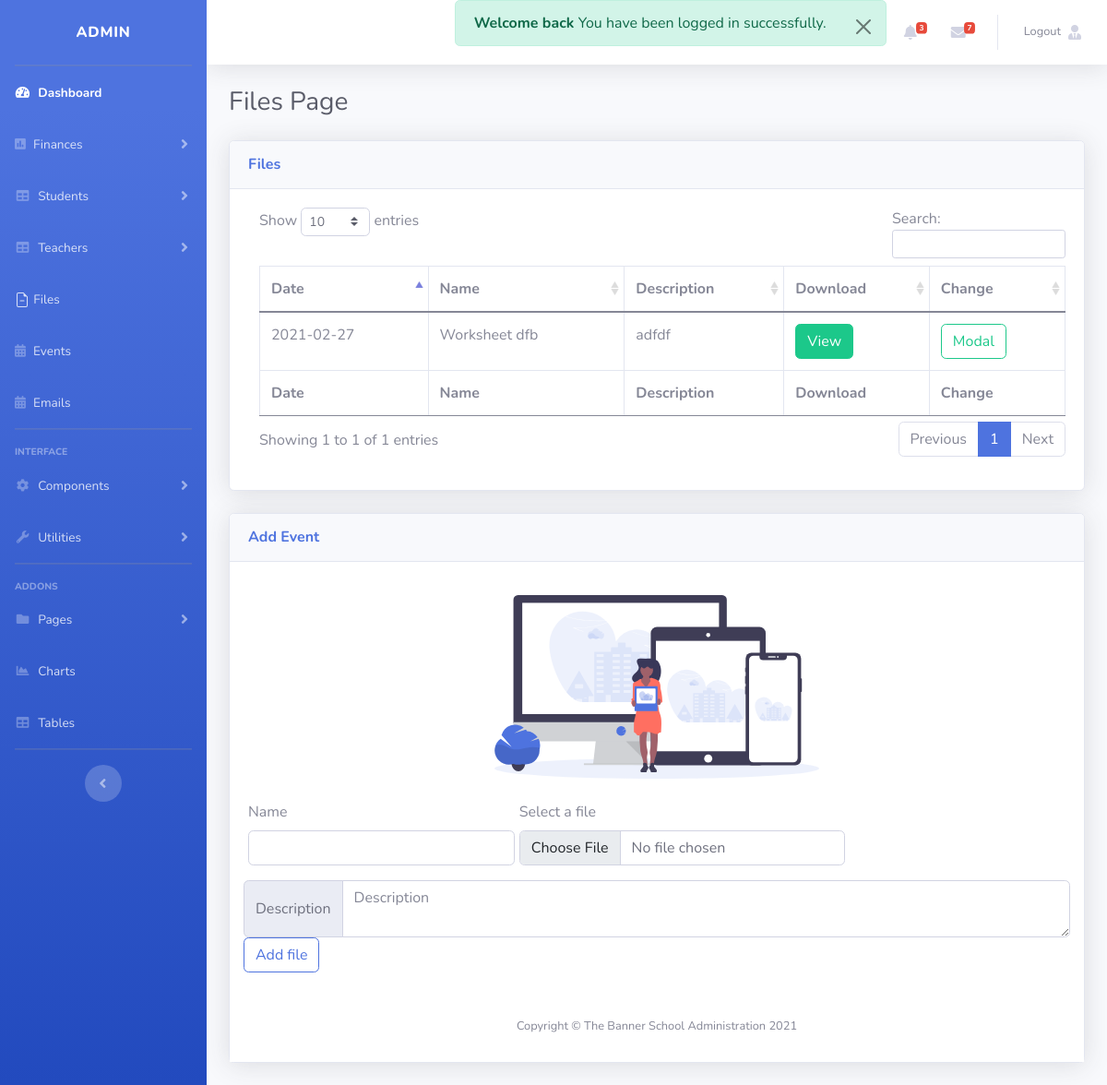
/home/files.php (signed in), run on the app's committed database.
### tables this page shows
CREATE TABLE IF NOT EXISTS `files` (
  `file_id` int(11) NOT NULL AUTO_INCREMENT,
  `floc` varchar(500) NOT NULL,
  `fdatein` date NOT NULL,
  `fdesc` varchar(100) NOT NULL,
  `teacher_id` int(11) NOT NULL,
  `class_id` int(11) NOT NULL,
  `fname` varchar(100) NOT NULL,
  `uploaded_by` varchar(100) NOT NULL,
  `admin_id` int(11) NOT NULL,
  PRIMARY KEY (`file_id`)
);

### home/files.php (the view, shortened to what this page needs)
<?php include 'header.php'?>
<div class="container-fluid">
  <h1 class="h3 mb-4 text-gray-800">Files Page</h1>
  <div class="card shadow mb-4">
            <div class="card-header py-3">
              <h6 class="m-0 font-weight-bold text-primary">Files</h6>
            </div>
            <div class="card-body">
              <div class="table-responsive">
                <table class="table table-bordered" id="dataTable" width="100%" cellspacing="0">
                  <thead>
                    <tr>
                      <th>Date</th>
                      <th>Name</th>
                      <th>Description</th>
                      <th>Download</th>
                      <th>Change</th>
                    </tr>
                  </thead>
                  <tfoot>
                    <tr>
                    <th>Date</th>
                      <th>Name</th>
                      <th>Description</th>
                      <th>Download</th>
                      <th>Change</th>
                    </tr>
                  </tfoot>
                  <tbody>
                  <?php
                  $file_query=mysql_query("SELECT * FROM files WHERE admin_id='1'") or die(mysql_error());
                  while($row=mysql_fetch_array($file_query)){
                      ?>
                     <tr>
                      <td><?php echo $row['fdatein']; ?> </td>
                      <td><?php echo $row['fname']; ?> </td>
                      <td><?php echo $row['fdesc']; ?> </td>
                      <td><a href="<?php echo $row['floc']; ?>" target="_blank" role="button" class="btn btn-success">View</a></td>
                      <td><button type="button" class="btn btn-outline-success" data-bs-toggle="modal" data-bs-target="#staticBackdrop<?php echo $row['file_id']; ?>">Modal</button></td>
                    </tr>
                  <?php }
                  ?>
                  </tbody>
                </table>
              </div>
            </div>
          </div>
<div class="card shadow mb-4">
                <div class="card-header py-3">
                  <h6 class="m-0 font-weight-bold text-primary">Add Event</h6>
                </div>
                <div class="card-body">
                  <div class="text-center">
                    <img class="img-fluid px-3 px-sm-4 mt-3 mb-4" style="width: 25rem;" src="img/undraw_posting_photo.svg" alt="">
                  </div>
                  <form method="POST" action="add_file.php" enctype="multipart/form-data">
<div class="form-row">
<div class="form-group col-md-4">
<label for="title">Name</label>
<input type="text" class="form-control" id="filename" name="filename" required>
</div>
<div class="mb-3">
<label for="formFile" class="form-label">Select a file</label>
<input class="form-control" type="file"  name="uploaded_file" id="fileInput" required>
</div>
<div class="input-group">
<span class="input-group-text">Description</span>
<textarea class="form-control" aria-label="With textarea" name="filedescription" placeholder="Description" required></textarea>
</div>
<button type="submit" class="btn btn-outline-primary">Add file</button>
</form>
                </div>
              </div>
<?php include "footer.php"?>
</body>
</html>

### data on the page
files: fdatein "2021-02-27", fname "Worksheet dfb", fdesc "adfdf"

### other printed values
$user_name "ADMIN"
$_SESSION['message'] "Welcome back You have been logged in successfully."
$sum "3"
